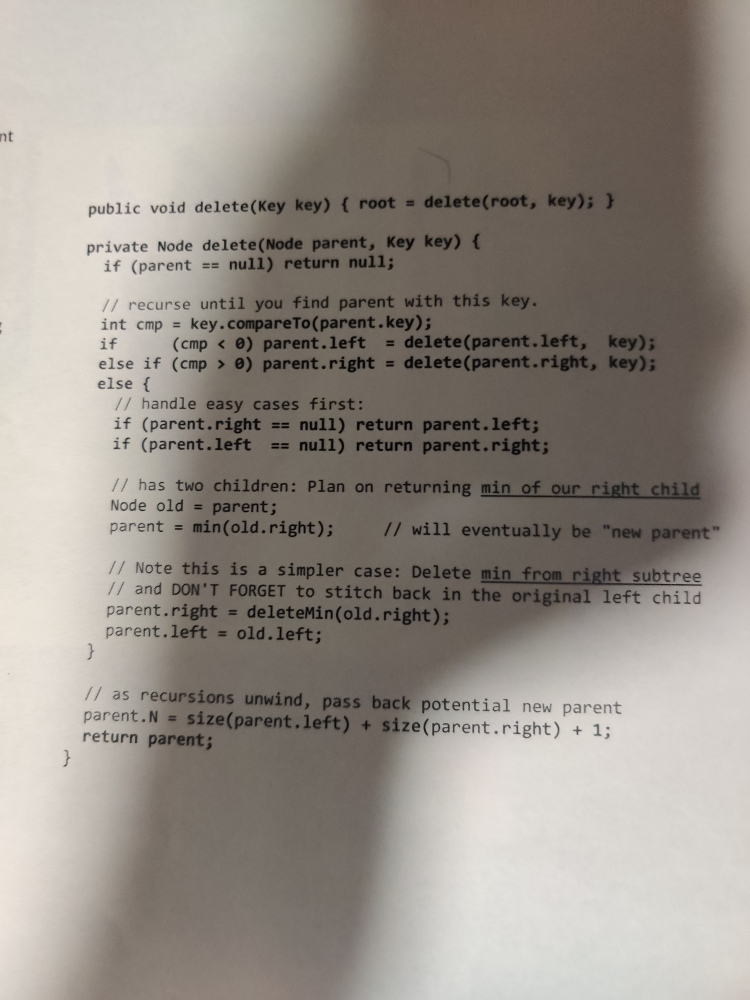
#> input picture resources/test_image_2.jpg, 3000 x 4000 px, found by its file name (shown at 1/4 size)
$ jupyter execute --allow-errors demo.ipynb   (shell and % lines are left out)
#> lines starting #> are read from the running program, lines starting #| are printed output that depends on the picture; after the words box and inside, x2 and y2 are one past the last pixel; in counts of white or black regions, pixels touching at a corner belong together
Importing the necessary libraries

[cell 1]
# import the necessary libraries
import os # for handling the directory
from google.colab import drive # to access the drive
import csv # to parse the dataset
import cv2 # to read and process images
from google.colab.patches import cv2_imshow # for visualization
import pytesseract # OCR model that converts images to string
import Levenshtein as lev # for performance analysis

Configuring the directory and importing the dataset(s)

[cell 2]
# NOTE: make sure to have the "Apply AI Group 30" folder saved as a shortcut under "MyDrive" !!!
drive.mount('/content/drive')

[cell 3]
# locates image
example_img_dir = '/content/drive/MyDrive/Apply AI Group 30/OCR_project/resources/test_image_2.jpg'
# example_img_dir = '/content/drive/MyDrive/Apply AI Group 30/OCR_project/resources/handmade_dataset/img_27.jpg'

# reads image
example_img = cv2.imread(example_img_dir)
#> example_img is the input picture: shape (4000, 3000, 3); mean B, G, R 135.2, 142.7, 149.8

# calculates new height and width
height, width, dim = example_img.shape
#> height = 4000; width = 3000; dim = 3
resized_height = int(height/5)
#> resized_height = 800
resized_width = int(width/5)
#> resized_width = 600

# resizes image for viewing convenience
example_img = cv2.resize(example_img, (resized_width, resized_height))
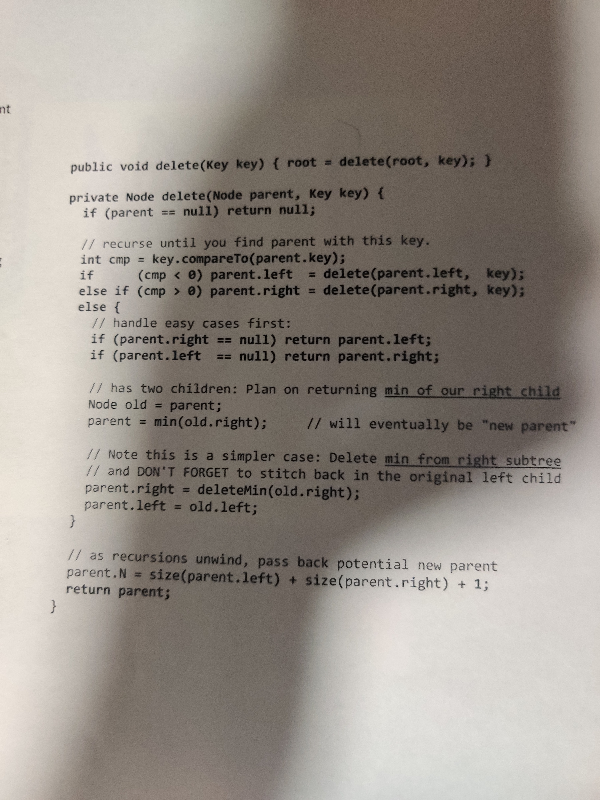
#> example_img: shape (800, 600, 3); mean B, G, R 135.2, 142.7, 149.8

# displays image
cv2_imshow(example_img)

[cell 4]
# reads image and converts it to grayscale
grayscale_img = cv2.imread(example_img_dir, 0)
#> grayscale_img: shape (4000, 3000); min 0, max 236, mean 143.9

'''# calculates new height and width
height, width = grayscale_img.shape
resized_height = int(height/5)
resized_width = int(width/5)

# resizing for viewing convenience
grayscale_img = cv2.resize(grayscale_img, (resized_width, resized_height))'''

# displaying image
cv2_imshow(grayscale_img)

[cell 5]
# blurs the image
blurred_img = cv2.GaussianBlur(grayscale_img, (13, 13), cv2.BORDER_DEFAULT)
cv2_imshow(blurred_img)

[cell 6]
# sharpens the image
# works well for images where illumination varies between parts of image
adaptive_thresh_img = cv2.adaptiveThreshold(blurred_img,255, cv2.ADAPTIVE_THRESH_MEAN_C,cv2.THRESH_BINARY,11,2)
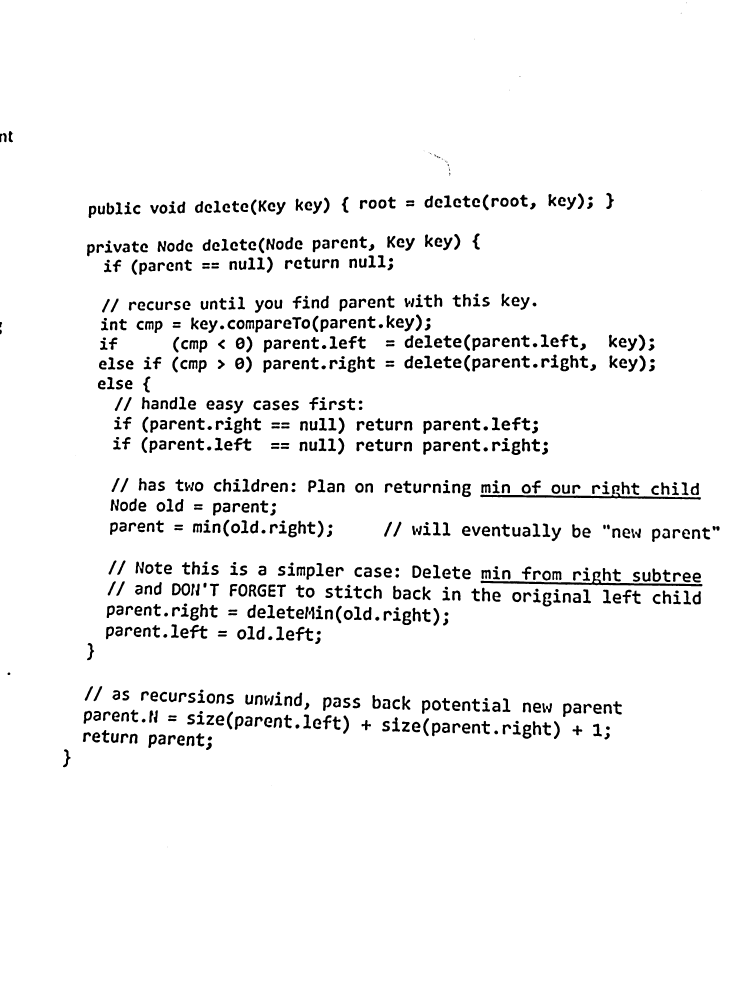
#> adaptive_thresh_img: shape (4000, 3000) (shown at 1/4 size); 95.3% white; 892 black regions (33 under 20 px), largest, box (x1, y1, x2, y2) and area: (1922, 2286, 2810, 2346) 8322, (1921, 1940, 2804, 1999) 8166, (688, 2333, 761, 2383) 1831
cv2_imshow(adaptive_thresh_img)
